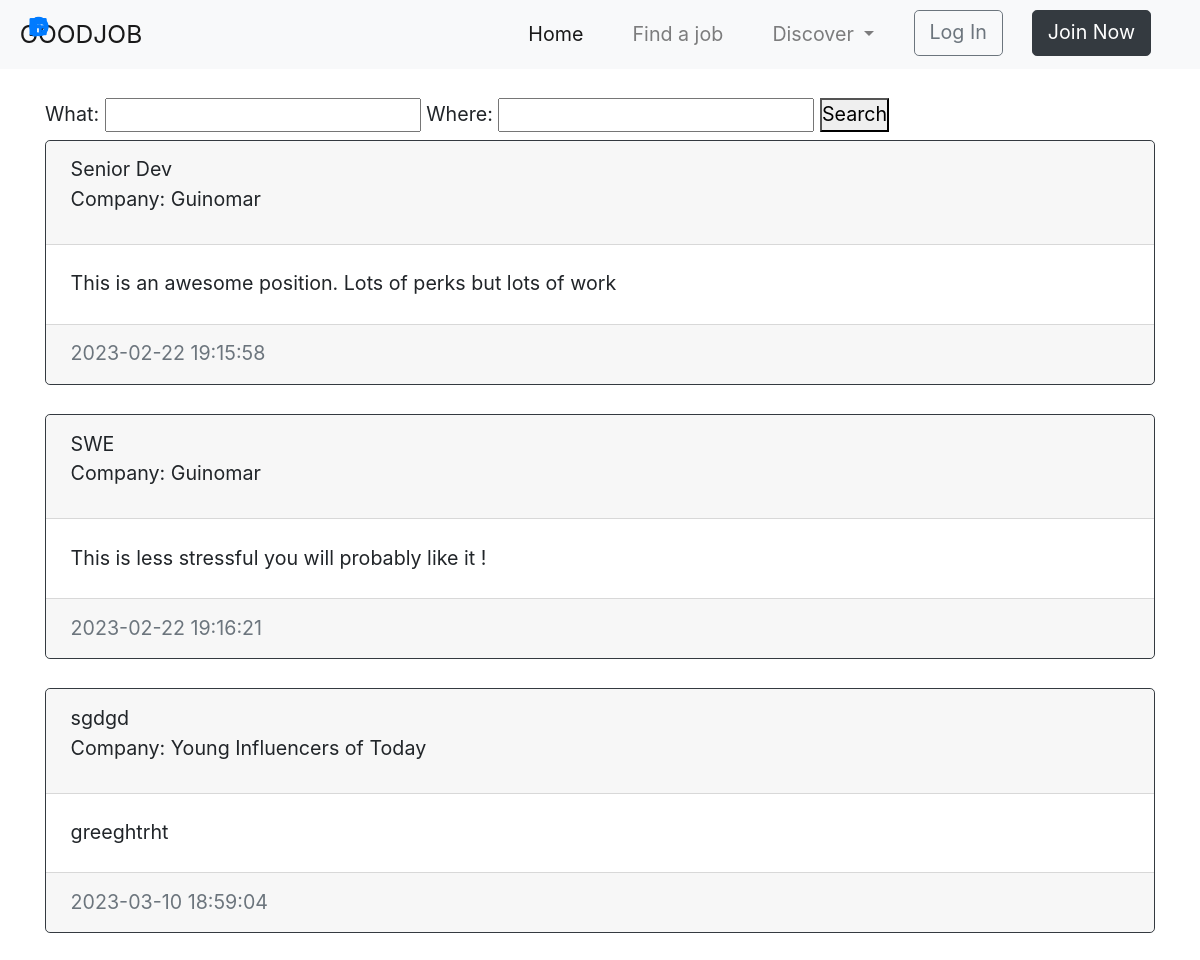
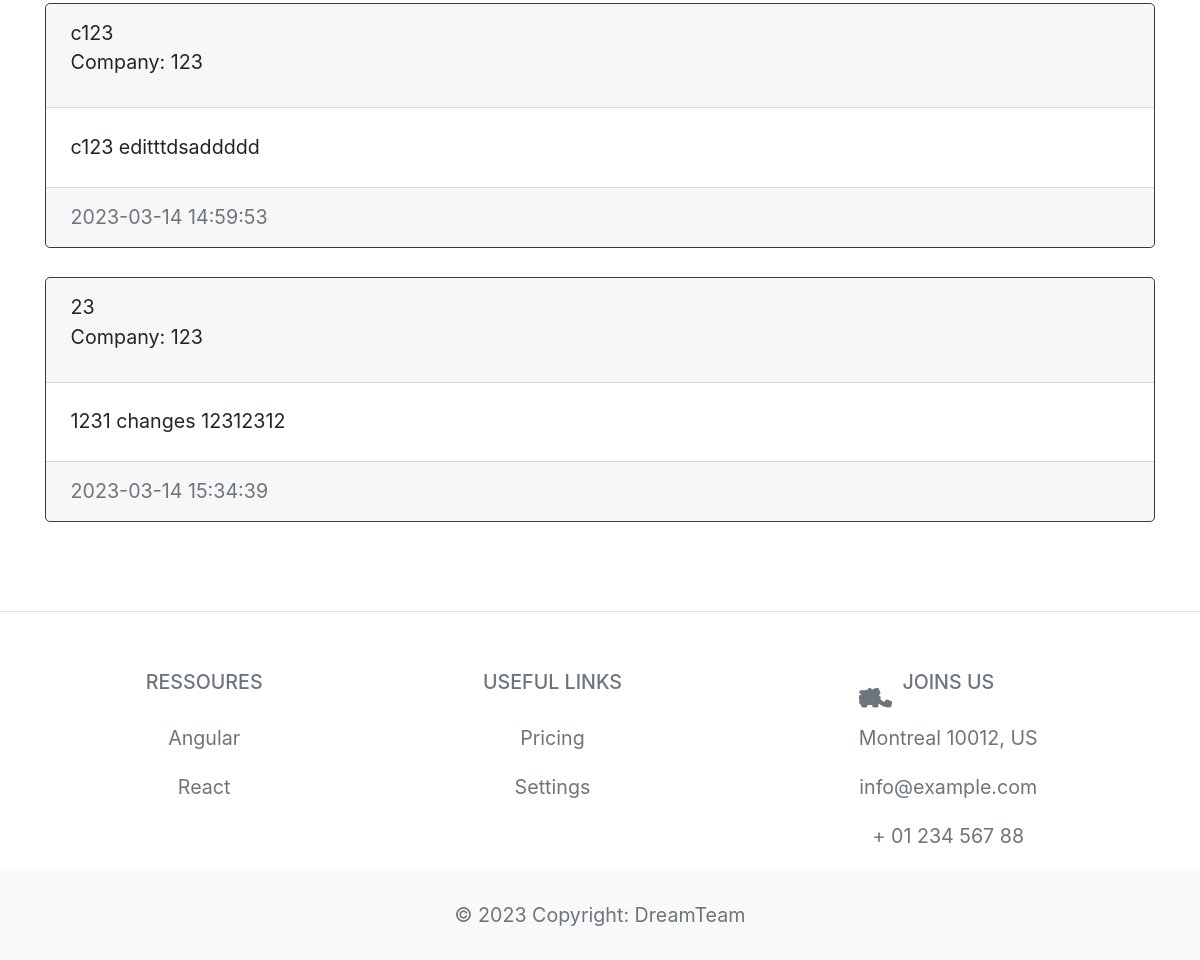
Screenshot of /jobposting with the database file from the repository (2 pictures, top to bottom).
### website/models.py (models this page shows)
class Post(db.Model):
    id = db.Column(db.Integer, primary_key=True)
    title = db.Column(db.String(50))
    text = db.Column(db.Text, nullable=False)
    company = db.Column(db.String(50))
    address = db.Column(db.String(50))
    salary = db.Column(db.Integer)
    field = db.Column(db.String(50)) #Example aerospace, programming etc
    date_created = db.Column(db.DateTime(timezone=True), default=func.now())
    author =db.Column(db.Integer, db.ForeignKey('user.id', ondelete="CASCADE"), nullable=False)

class User(db.Model, UserMixin):
    id = db.Column(db.Integer, primary_key=True)
    email = db.Column(db.String(100), unique=True)
    password = db.Column(db.String(20))
    first_name = db.Column(db.String(50))
    last_name = db.Column(db.String(50))
    company_name = db.Column(db.String(50))
    phone_number = db.Column(db.String(15))
    resume_file = db.Column(db.LargeBinary)
    profile = db.Column(db.String(20)) #values are "seeker", "employer", "admin"
    Posts = db.relationship('Post', backref='user', passive_deletes=True)

### website/views.py (the view)
@views.route("/jobposting", methods=['GET', 'POST'])
def jobposting():
    posts = Post.query.all()
    print(posts)
    return render_template("jobposting.html", user=current_user, posts=posts)

### website/templates/jobposting.html (shortened to what this page needs)
{% extends "base.html" %}
{% block content %}
  <br>
  <form method="POST">
    <label for="what">What:</label>
      <input type="text" name="what" id="what" autocomplete="off" list="what-list">
      <label for="where">Where:</label>
      <input type="text" name="where" id="where" autocomplete="off" list="where-list">
    <button type="submit" formaction="{{ url_for('views.search') }}">Search</button>
  </form>
  <div id="posts">
    {% if posts %}
    {% for post in posts %}
    <div class="card border-dark">
      <div class="card-header d-flex justify-content-between align-items-center">
        <div class="card-title">{{ post.title }}<br>{% print("Company: " + post.user.company_name) %}</div>
      </div>
      <div class="card-body">
        <div class="card-text">{{ post.text }}</div>
      </div>
      <div class="card-footer text-muted">{{ post.date_created }}</div>
    </div>
    <br>
    {% endfor %}
    {% else %}
    <p>No job postings found.</p>
    {% endif %}
  </div>
{% endblock %}

### website/static/css/main.css (style rules this page uses)
* { margin: 0; text-decoration: none; padding: 0; list-style: none; }
:root { font-size: calc(16px + (20 - 16) * (100vw - 320px) / (1280 - 320)); }

### rows the page displays
Post: title "Senior Dev", text "This is an awesome position. Lots of perks but lots of work", date_created "2023-02-22 19:15:58"
User: company_name "Company: Guinomar"
Post: title "SWE", text "This is less stressful you will probably like it !", date_created "2023-02-22 19:16:21"
Post: title "sgdgd", text "greeghtrht", date_created "2023-03-10 18:59:04"
User: company_name "Company: Young Influencers of Today"
Post: title "c123", text "c123 editttdsaddddd", date_created "2023-03-14 14:59:53"
User: company_name "Company: 123"
Post: title "23", text "1231 changes 12312312", date_created "2023-03-14 15:34:39"
